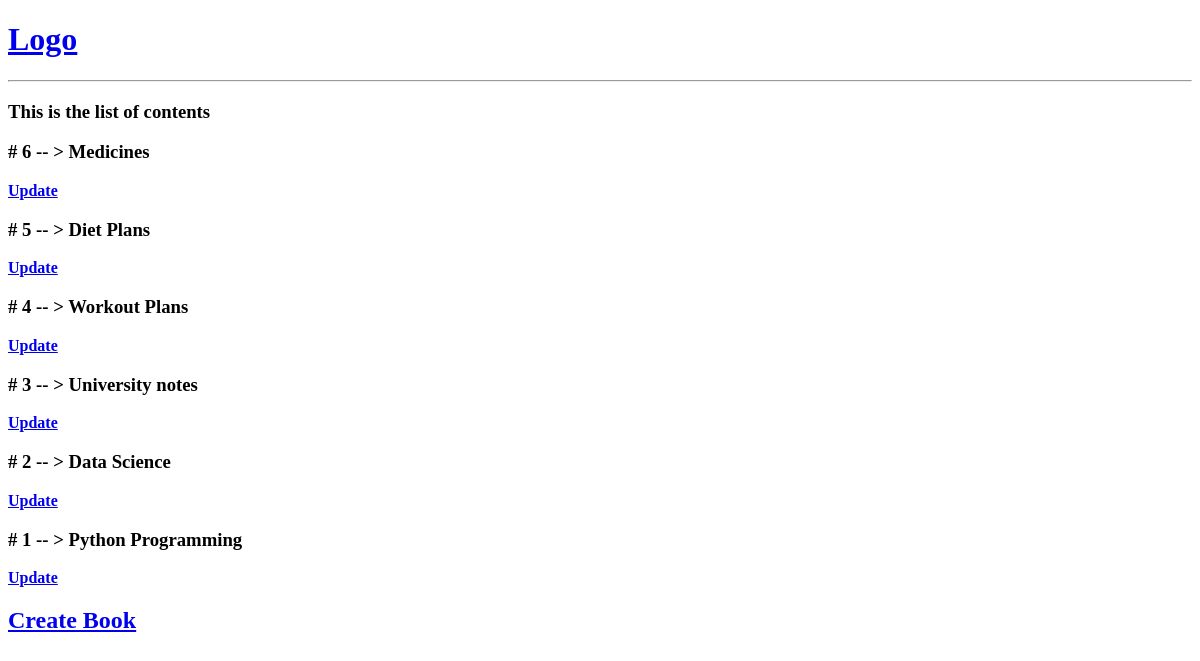
The app's page /notebook/, older data.
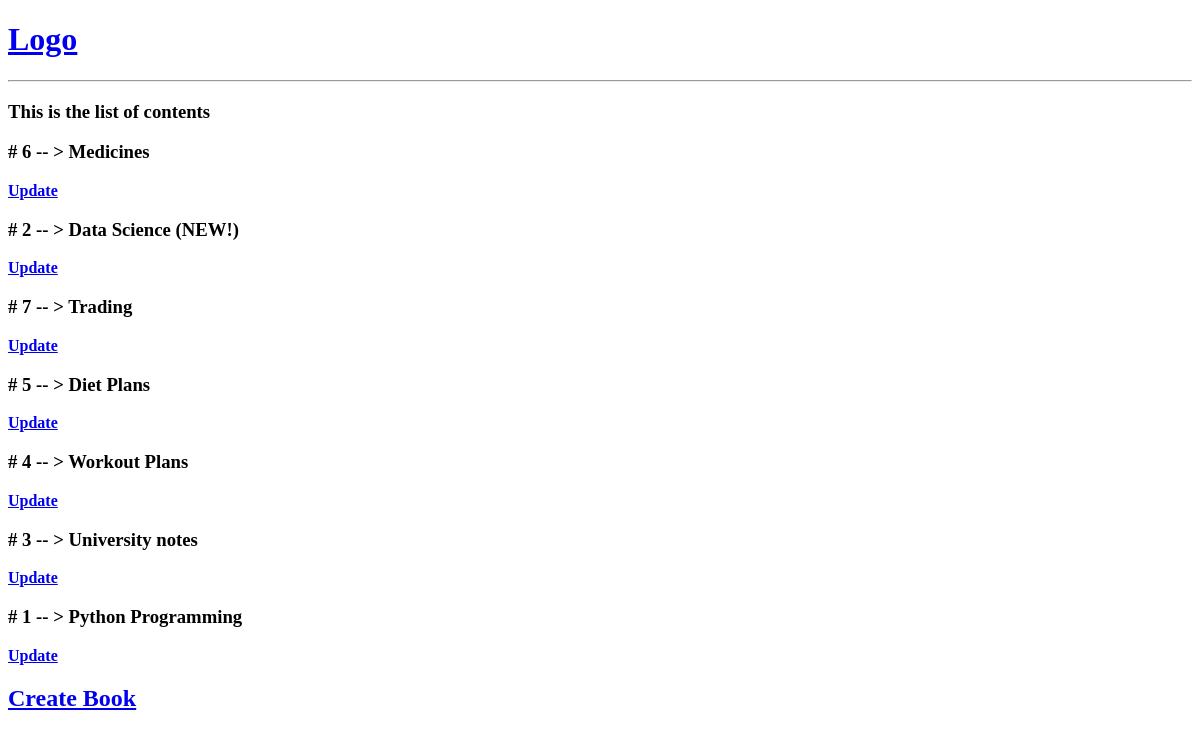
The same page, newer data.
### Notebook/models.py (models this page shows, shortened)
class NoteBook(models.Model):
    host = models.ForeignKey(User,on_delete = models.CASCADE)
    name = models.CharField(max_length = 50)
    description = models.TextField(default = '')
    created = models.DateTimeField(auto_now_add = True)
    updated = models.DateTimeField(auto_now = True)
    class Meta:
        ordering = ['-updated','-created']

### Notebook/views.py (the view)
# urls.py: path('',views.Notebooks, name='Notebooks'),
def Notebooks(request):
    notebooks = NoteBook.objects.all()
    context = {'notebooks' : notebooks}
    return render(request, 'Notebook/notebooks.html',context)

### Notebook/templates/Notebook/notebooks.html
{% extends 'main.html' %}
{% block content %}
<h3>This is the list of contents</h3>
<div>
    {% for notebook in notebooks %}
    <div>
        <h3>
            # {{notebook.id}} -- > {{notebook.name}}
        </h3>
        <b><a href="{% url 'update-book' notebook.id %}">Update</a></b>
    </div>
    {% endfor %}
</div>
<div>
    <div>
        <h2><a href="{% url 'create-book' %}"> Create Book</a></h2>
    </div>
</div>
{% endblock %}

### templates/main.html (shortened to what this page needs)
<!DOCTYPE html>
<html lang="en">
<head>
</head>
<body>
    {% include 'nav.html' %}
    {% block content %}
    {% endblock %}
</body>
</html>

### templates/nav.html
<a href="/"><h1>Logo</h1></a>
<hr>

Row changes from the older to the newer data that the page shows:
changed NoteBook id 2: name "Data Science" → "Data Science (NEW!)"; moves up the list
added NoteBook: id "7", name "Trading"
